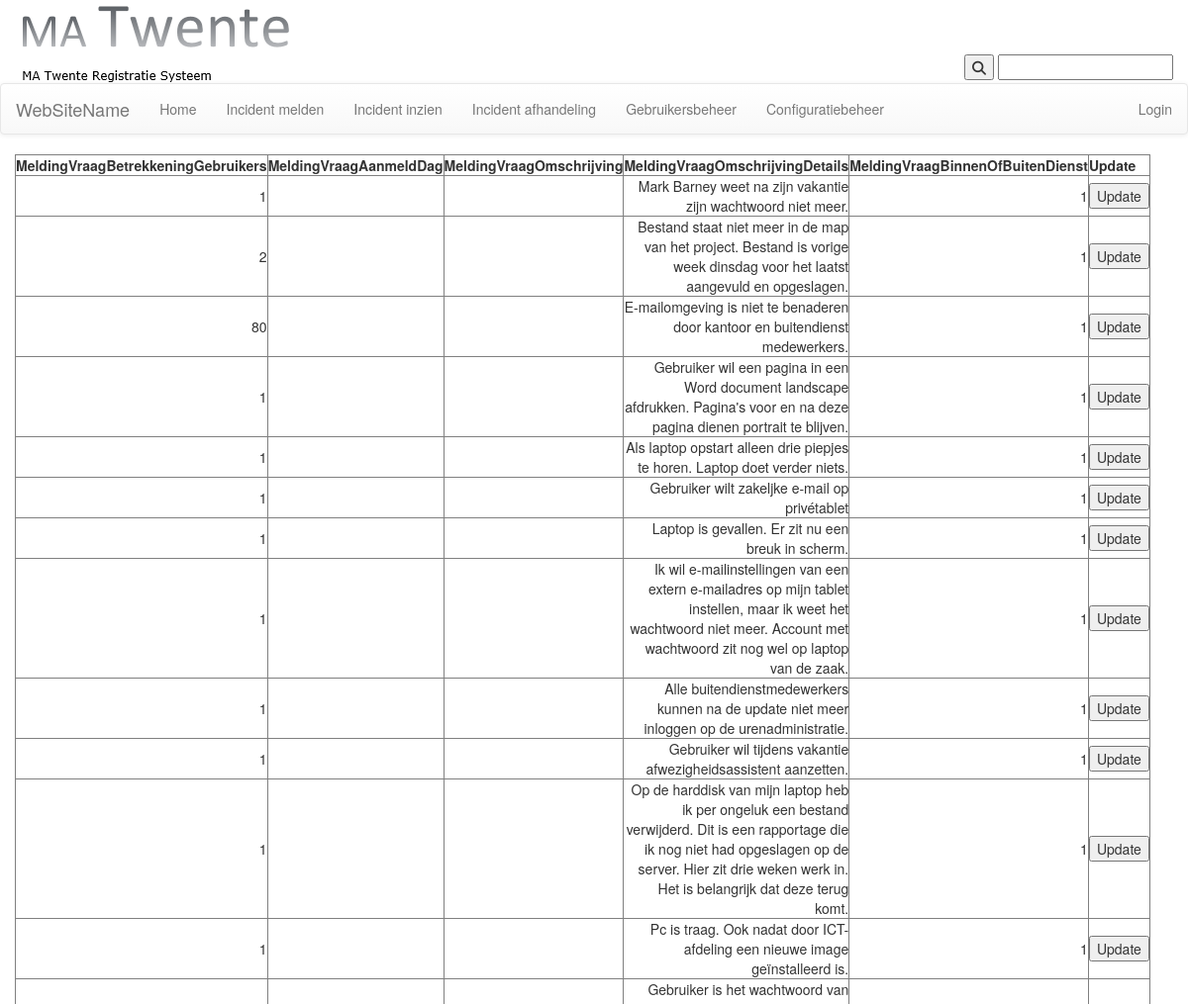
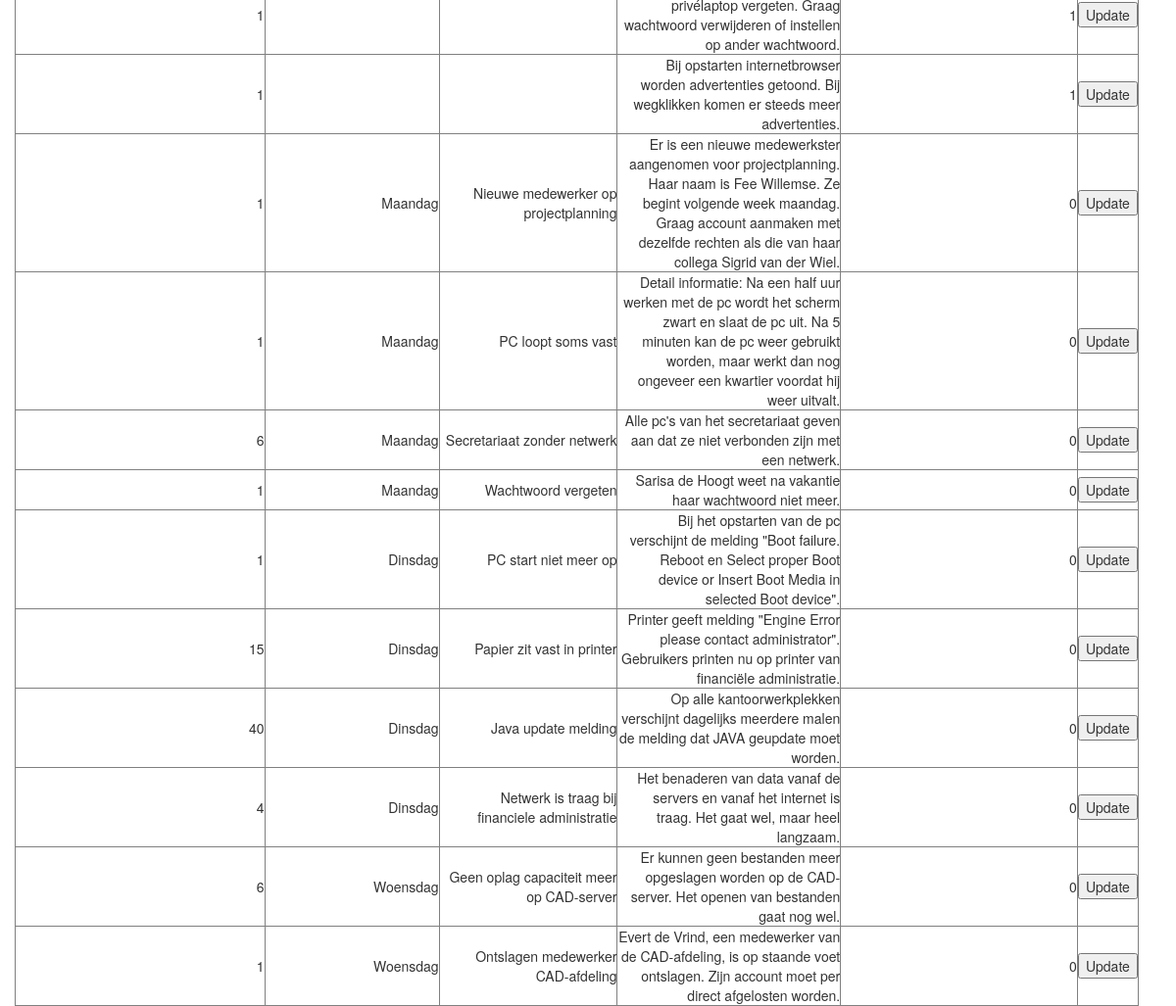
Page /MATwente/incidentinzien.php on the committed database (2 pictures, top to bottom).
### tables this page shows
CREATE TABLE IF NOT EXISTS `MeldingenVragen` (
  `MeldingenVraagID` int(11) NOT NULL AUTO_INCREMENT,
  `GebruikerID` int(11) NOT NULL DEFAULT '0',
  `PrioreitID` int(11) NOT NULL DEFAULT '0',
  `MedewerkerID` int(11) DEFAULT '0',
  `MeldingVraagBetrekkeningGebruikers` int(11) DEFAULT '0',
  `MeldingVraagAanmeldDag` varchar(50) DEFAULT NULL,
  `MeldingVraagOmschrijving` varchar(100) DEFAULT NULL,
  `MeldingVraagOmschrijvingDetails` varchar(500) NOT NULL,
  `MeldingVraagBinnenOfBuitenDienst` int(11) NOT NULL DEFAULT '0' COMMENT '0=binnen 1=buiten',
  PRIMARY KEY (`MeldingenVraagID`),
  KEY `GebruikerID` (`GebruikerID`),
  KEY `MedewerkerID` (`MedewerkerID`),
  KEY `PrioreitID` (`PrioreitID`)
);

### MATwente/databaseHandlerClass.php (called while the page is built, shortened)
<?php
	class dbHandler{
		function __construct($server, $dbName, $user, $password)
		{
			$this->server = $server;
			$this->dbName = $dbName;
			$this->user = $user;
			$this->password = $password;
			try
			{
				$this->conn = new PDO("mysql:host=$this->server;dbname=$this->dbName", $this->user, $this->password);
				$this->conn->setAttribute(PDO::ATTR_ERRMODE, PDO::ERRMODE_EXCEPTION);
			}
			catch(PDOException $e)
			{
				echo 'Connection failed: ' . $e->getMessage();
			}
		}
		function readData($sql)
		{
			try
			{
				$stmt = $this->conn->prepare($sql);
				$stmt->execute();
				$result = $stmt->fetchAll(PDO::FETCH_ASSOC);
				return $result;
			}
			catch(PDOException $e)
			{
				return "Error: " . $sql . "<br>" . $e->getMessage();
			}
		}
	}
?>

### MATwente/incidentinzien.php (the view, shortened to what this page needs)
<!DOCTYPE html>
<html lang="en">
<head>
    <link rel="stylesheet" href="https://maxcdn.bootstrapcdn.com/bootstrap/3.3.7/css/bootstrap.min.css">
    <link rel="stylesheet" href="https://maxcdn.bootstrapcdn.com/bootstrap/3.3.7/css/bootstrap-theme.min.css">
    <link rel="stylesheet" type="text/css" href="style.css">
</head>
<?php
include 'header.php' ;
require('databaseHandlerClass.php');
$handler = new dbHandler('localhost', 'matwente', 'root', '');
?>
<center><div class="col-md-4 content-container-left">
<?php
		$limit = 0;
		$sql = "SELECT `MeldingVraagBetrekkeningGebruikers`, `MeldingVraagAanmeldDag`, `MeldingVraagOmschrijving`, `MeldingVraagOmschrijvingDetails`, `MeldingVraagBinnenOfBuitenDienst` FROM `meldingenvragen` LIMIT $limit, 24";
		echo "<table id='tableuser' border='1'>";
		$res = $handler->readData($sql);
		foreach ($res as $row)
		{
			foreach ($row as $key => $val)
			{
				echo "<th>$key</th>";
			}
				echo "<th>Update</th>";
			break;
		}
		foreach ($res as $row)
		{
					echo "<form action='' method='POST'>";
					echo "<tr>";
		   foreach ($row as $key => $val)
			 {
		       echo "<td>$val</td>";
		   }
			 echo "<td><input type='submit' value='Update' /></td>";
		   echo "</tr>";
			 echo "</form>";
		}
?>
</div></center>

### MATwente/header.php (shortened to what this page needs)
<!DOCTYPE html>
<html lang="en">
<head>
    <link rel="stylesheet" href="https://maxcdn.bootstrapcdn.com/bootstrap/3.3.7/css/bootstrap.min.css">
    <link rel="stylesheet" href="https://maxcdn.bootstrapcdn.com/bootstrap/3.3.7/css/bootstrap-theme.min.css">
    <link rel="stylesheet" type="text/css" href="style.css">
</head>
<body>
    <div class="container-fluid">
        <div class="row">
            <div class="col-md-12">
                <img src="img/logo.png" alt="logo" class="logo">
                <form method="post" action="">
                    <span class="search">
                        <button type="submit" name="btn-search"><i class="fa fa-search" aria-hidden="true"></i></button>
                        <input type="text" name="input-search" />
                    </span>
                </form>
            </div>
        </div>
        <div class="row">
            <nav class="navbar navbar-default">
                <div class="navbar-header">
                    <a class="navbar-brand" href="#">WebSiteName</a>
                </div>
                <ul class="nav navbar-nav">
                    <li id="home"><a href="index.php">Home</a></li>
                    <li><a href="melden.php">Incident melden</a></li>
                    <li><a href="incidentinzien.php">Incident inzien</a></li>
                    <li><a href="incidentinzien.php">Incident afhandeling</a></li>
                    <li><a href="gebruikersbeheer.php">Gebruikersbeheer</a></li>
                    <li><a href="configuratiebeheer.php">Configuratiebeheer</a></li>
                </ul>
                <ul class="nav navbar-nav pull-right">
                    <li><a href="users/login" data-toggle="modal" data-target="#login-modal1">Login</a></li>
                </ul>
            </nav>
        </div>
    </div>
</body>
</html>

### MATwente/style.css (style rules this page uses)
.logo { float: left; }
.search { float: right; margin-top: 55px; }
.content-container-left { text-align: right; }

### rows in the picture
meldingenvragen: key "MeldingVraagBetrekkeningGebruikers", key "MeldingVraagAanmeldDag", key "MeldingVraagOmschrijving", key "MeldingVraagOmschrijvingDetails", key "MeldingVraagBinnenOfBuitenDienst", MeldingVraagBetrekkeningGebruikers "1", MeldingVraagOmschrijvingDetails "Mark Barney weet na zijn vakantie zijn wachtwoord niet meer.", MeldingVraagBinnenOfBuitenDienst "1"
meldingenvragen: MeldingVraagBetrekkeningGebruikers "2", MeldingVraagOmschrijvingDetails "Bestand staat niet meer in de map van het project. Bestand is vorige week dinsdag voor het laatst aangevuld en opgeslagen.", MeldingVraagBinnenOfBuitenDienst "1"
meldingenvragen: MeldingVraagBetrekkeningGebruikers "80", MeldingVraagOmschrijvingDetails "E-mailomgeving is niet te benaderen door kantoor en buitendienst medewerkers.", MeldingVraagBinnenOfBuitenDienst "1"
meldingenvragen: MeldingVraagBetrekkeningGebruikers "1", MeldingVraagOmschrijvingDetails "Gebruiker wil een pagina in een Word document landscape afdrukken. Pagina's voor en na deze pagina dienen portrait te blijven.", MeldingVraagBinnenOfBuitenDienst "1"
meldingenvragen: MeldingVraagBetrekkeningGebruikers "1", MeldingVraagOmschrijvingDetails "Als laptop opstart alleen drie piepjes te horen. Laptop doet verder niets.", MeldingVraagBinnenOfBuitenDienst "1"
meldingenvragen: MeldingVraagBetrekkeningGebruikers "1", MeldingVraagOmschrijvingDetails "Gebruiker wilt zakeljke e-mail op privétablet", MeldingVraagBinnenOfBuitenDienst "1"
meldingenvragen: MeldingVraagBetrekkeningGebruikers "1", MeldingVraagOmschrijvingDetails "Laptop is gevallen. Er zit nu een breuk in scherm.", MeldingVraagBinnenOfBuitenDienst "1"
meldingenvragen: MeldingVraagBetrekkeningGebruikers "1", MeldingVraagOmschrijvingDetails "Ik wil e-mailinstellingen van een extern e-mailadres op mijn tablet instellen, maar ik weet het wachtwoord niet meer. Account met wachtwoord zit nog wel op laptop van de zaak.", MeldingVraagBinnenOfBuitenDienst "1"
meldingenvragen: MeldingVraagBetrekkeningGebruikers "1", MeldingVraagOmschrijvingDetails "Alle buitendienstmedewerkers kunnen na de update niet meer inloggen op de urenadministratie.", MeldingVraagBinnenOfBuitenDienst "1"
meldingenvragen: MeldingVraagBetrekkeningGebruikers "1", MeldingVraagOmschrijvingDetails "Gebruiker wil tijdens vakantie afwezigheidsassistent aanzetten.", MeldingVraagBinnenOfBuitenDienst "1"
meldingenvragen: MeldingVraagBetrekkeningGebruikers "1", MeldingVraagOmschrijvingDetails "Op de harddisk van mijn laptop heb ik per ongeluk een bestand verwijderd. Dit is een rapportage die ik nog niet had opgeslagen op de server. Hier zit drie weken werk in. Het is belangrijk dat deze terug komt.", MeldingVraagBinnenOfBuitenDienst "1"
meldingenvragen: MeldingVraagBetrekkeningGebruikers "1", MeldingVraagOmschrijvingDetails "Pc is traag. Ook nadat door ICT-afdeling een nieuwe image geïnstalleerd is.", MeldingVraagBinnenOfBuitenDienst "1"
meldingenvragen: MeldingVraagBetrekkeningGebruikers "1", MeldingVraagOmschrijvingDetails "Gebruiker is het wachtwoord van privélaptop vergeten. Graag wachtwoord verwijderen of instellen op ander wachtwoord.", MeldingVraagBinnenOfBuitenDienst "1"
meldingenvragen: MeldingVraagBetrekkeningGebruikers "1", MeldingVraagOmschrijvingDetails "Bij opstarten internetbrowser worden advertenties getoond. Bij wegklikken komen er steeds meer advertenties.", MeldingVraagBinnenOfBuitenDienst "1"
meldingenvragen: MeldingVraagBetrekkeningGebruikers "1", MeldingVraagAanmeldDag "Maandag", MeldingVraagOmschrijving "Nieuwe medewerker op projectplanning", MeldingVraagOmschrijvingDetails "Er is een nieuwe medewerkster aangenomen voor projectplanning. Haar naam is Fee Willemse. Ze begint volgende week maandag. Graag account aanmaken met dezelfde rechten als die van haar collega Sigrid van der Wiel.", MeldingVraagBinnenOfBuitenDienst "0"
meldingenvragen: MeldingVraagBetrekkeningGebruikers "1", MeldingVraagAanmeldDag "Maandag", MeldingVraagOmschrijving "PC loopt soms vast", MeldingVraagOmschrijvingDetails "Detail informatie: Na een half uur werken met de pc wordt het scherm zwart en slaat de pc uit. Na 5 minuten kan de pc weer gebruikt worden, maar werkt dan nog ongeveer een kwartier voordat hij weer uitvalt.", MeldingVraagBinnenOfBuitenDienst "0"
meldingenvragen: MeldingVraagBetrekkeningGebruikers "6", MeldingVraagAanmeldDag "Maandag", MeldingVraagOmschrijving "Secretariaat zonder netwerk", MeldingVraagOmschrijvingDetails "Alle pc's van het secretariaat geven aan dat ze niet verbonden zijn met een netwerk.", MeldingVraagBinnenOfBuitenDienst "0"
meldingenvragen: MeldingVraagBetrekkeningGebruikers "1", MeldingVraagAanmeldDag "Maandag", MeldingVraagOmschrijving "Wachtwoord vergeten", MeldingVraagOmschrijvingDetails "Sarisa de Hoogt weet na vakantie haar wachtwoord niet meer.", MeldingVraagBinnenOfBuitenDienst "0"
meldingenvragen: MeldingVraagBetrekkeningGebruikers "1", MeldingVraagAanmeldDag "Dinsdag", MeldingVraagOmschrijving "PC start niet meer op", MeldingVraagOmschrijvingDetails "Bij het opstarten van de pc verschijnt de melding \"Boot failure. Reboot en Select proper Boot device or Insert Boot Media in selected Boot device\".", MeldingVraagBinnenOfBuitenDienst "0"
meldingenvragen: MeldingVraagBetrekkeningGebruikers "15", MeldingVraagAanmeldDag "Dinsdag", MeldingVraagOmschrijving "Papier zit vast in printer", MeldingVraagOmschrijvingDetails "Printer geeft melding \"Engine Error please contact administrator\". Gebruikers printen nu op printer van financiële administratie.", MeldingVraagBinnenOfBuitenDienst "0"
meldingenvragen: MeldingVraagBetrekkeningGebruikers "40", MeldingVraagAanmeldDag "Dinsdag", MeldingVraagOmschrijving "Java update melding", MeldingVraagOmschrijvingDetails "Op alle kantoorwerkplekken verschijnt dagelijks meerdere malen de melding dat JAVA geupdate moet worden.", MeldingVraagBinnenOfBuitenDienst "0"
meldingenvragen: MeldingVraagBetrekkeningGebruikers "4", MeldingVraagAanmeldDag "Dinsdag", MeldingVraagOmschrijving "Netwerk is traag bij financiele administratie", MeldingVraagOmschrijvingDetails "Het benaderen van data vanaf de servers en vanaf het internet is traag. Het gaat wel, maar heel langzaam.", MeldingVraagBinnenOfBuitenDienst "0"
meldingenvragen: MeldingVraagBetrekkeningGebruikers "6", MeldingVraagAanmeldDag "Woensdag", MeldingVraagOmschrijving "Geen oplag capaciteit meer op CAD-server", MeldingVraagOmschrijvingDetails "Er kunnen geen bestanden meer opgeslagen worden op de CAD-server. Het openen van bestanden gaat nog wel.", MeldingVraagBinnenOfBuitenDienst "0"
meldingenvragen: MeldingVraagBetrekkeningGebruikers "1", MeldingVraagAanmeldDag "Woensdag", MeldingVraagOmschrijving "Ontslagen medewerker CAD-afdeling", MeldingVraagOmschrijvingDetails "Evert de Vrind, een medewerker van de CAD-afdeling, is op staande voet ontslagen. Zijn account moet per direct afgelosten worden.", MeldingVraagBinnenOfBuitenDienst "0"
